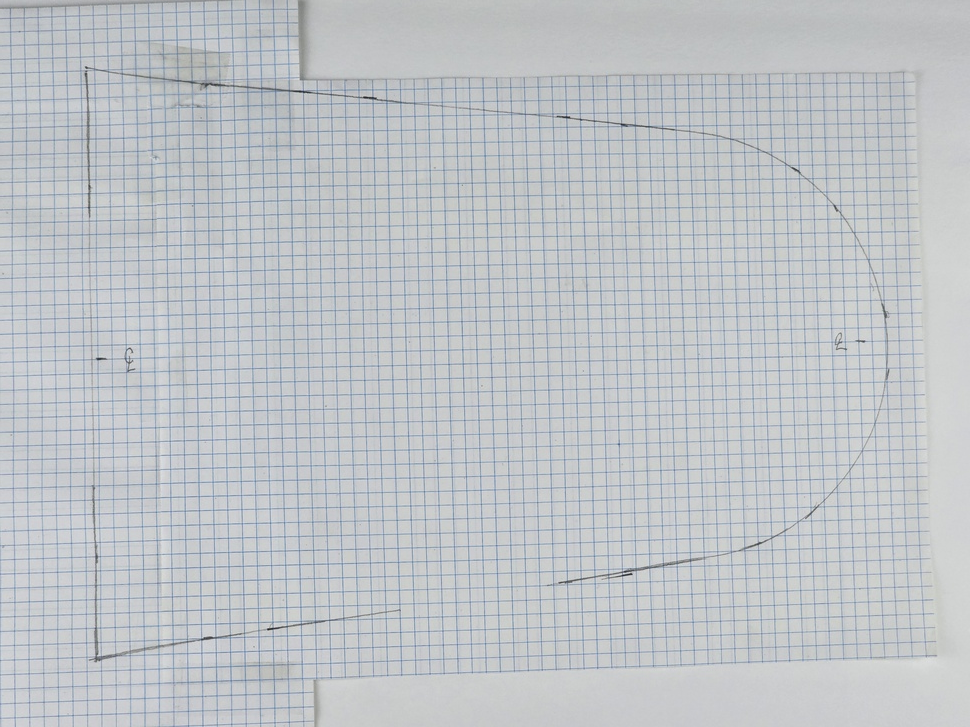
#> input picture 4th Analysis/20260917_175649.jpg, 970 x 727 px, shrunk from 4000 x 3000 before the run, given in place of 20260917_175649.png, which was not available
$ python generate_intersections.py
#> lines starting #> are read from the running program, lines starting #| are printed output that depends on the picture; after the words box and inside, x2 and y2 are one past the last pixel; in counts of white or black regions, pixels touching at a corner belong together; pictures that were not available may be replaced by others from this repository, and a replacement may not be noted
"""
End-to-end pipeline: detect the graph-paper grid lines in the unmasked photo,
extract the traced pencil path from the masked photo, and compute the
grid-unit coordinates of every point where the path crosses a grid line.

Usage:
    .venv\\Scripts\\python.exe generate_intersections.py

Outputs:
    intersections.csv           - one row per detected crossing: x,y (grid units)
    debug_crossings_overlay.png - the unmasked photo with detected crossings marked,
                                   for visual verification.

Method summary
--------------
1. Grid calibration (from the unmasked PNG):
   - Grid lines are light-blue; a "blueness" channel (B-R) isolates them from the
     gray pencil path.
   - A white top-hat removes the thicker pencil path, leaving only the thin grid
     mesh.
   - The image is divided into bands (horizontal bands for vertical lines,
     vertical bands for horizontal lines). In each band, a 1-D peak search finds
     the pixel position of every grid line crossing that band.
   - Each physical grid line is tracked band-to-band (nearest-neighbour match) to
     assign it a single, consistent integer index, and a piecewise-linear
     lookup table is built giving that line's pixel position as a function of
     position along the band direction. This tolerates the camera's rotation and
     mild perspective distortion without assuming a single global transform.
2. Path extraction (from the masked PNG):
   - A black top-hat highlights the pencil stroke's local contrast against the
     paper regardless of absolute brightness, and blue grid-line pixels are
     excluded.
   - Small grid-crossing gaps are closed, the result is skeletonized to a 1px
     wide curve, and each connected fragment is ordered into a polyline by
     nearest-neighbour chaining. Small stray marks (bounding box smaller than
     one grid cell) are discarded.
3. Every ordered polyline is mapped through the grid calibration to continuous
   (column, row) grid coordinates, and each point where a coordinate crosses an
   integer value is recorded as an intersection: the crossed coordinate is
   exact (integer), the other is linearly interpolated between the two nearest
   path samples.
"""
import csv
import pickle
from pathlib import Path

import cv2
import numpy as np
from scipy.signal import find_peaks
from scipy.spatial import cKDTree
from skimage.morphology import skeletonize

BASE = Path(__file__).resolve().parent
PNG_PATH = BASE / "20260917_175649.png"
MASKED_PATH = BASE / "20260917_175649_masked.png"
OUT_CSV = BASE / "intersections.csv"
OUT_OVERLAY = BASE / "debug_crossings_overlay.png"

BAND = 100          # px, size of each calibration band
MIN_DIST = 35        # px, minimum spacing between detected grid-line peaks
TOL = 25.0            # px, band-to-band line-tracking match tolerance
MIN_COMPONENT_PX = 30  # minimum skeleton fragment size to consider
MIN_COMPONENT_SPAN = 55  # px, minimum bounding-box span to avoid stray tick marks


# ---------------------------------------------------------------------------
# 1. Grid calibration
# ---------------------------------------------------------------------------
def detect_peaks_in_bands(mask, axis):
    H, W = mask.shape
    bands = []
    if axis == 1:  # horizontal bands -> vertical line x positions
        n = H // BAND
        for k in range(n):
            y0, y1 = k * BAND, min((k + 1) * BAND, H)
            prof = mask[y0:y1, :].sum(axis=0)
            peaks, _ = find_peaks(prof, distance=MIN_DIST, height=BAND * 0.15)
            refined = []
            for p in peaks:
                lo, hi = max(0, p - 4), min(W, p + 5)
                w = prof[lo:hi]
                cx = (np.arange(lo, hi) * w).sum() / w.sum() if w.sum() > 0 else p
                refined.append(cx)
            bands.append(((y0 + y1) / 2, np.array(sorted(refined))))
    else:  # vertical bands -> horizontal line y positions
        n = W // BAND
        for k in range(n):
            x0, x1 = k * BAND, min((k + 1) * BAND, W)
            prof = mask[:, x0:x1].sum(axis=1)
            peaks, _ = find_peaks(prof, distance=MIN_DIST, height=BAND * 0.15)
            refined = []
            for p in peaks:
                lo, hi = max(0, p - 4), min(H, p + 5)
                w = prof[lo:hi]
                cy = (np.arange(lo, hi) * w).sum() / w.sum() if w.sum() > 0 else p
                refined.append(cy)
            bands.append(((x0 + x1) / 2, np.array(sorted(refined))))
    return bands


def track_indices(bands):
    result = []
    prev_positions = None
    prev_indices = None
    for center, positions in bands:
        positions = np.asarray(positions)
        if prev_positions is None or len(prev_positions) == 0:
            idxs = list(range(len(positions)))
        else:
            idxs = [None] * len(positions)
            used_prev = set()
            for i, x in enumerate(positions):
                diffs = np.abs(prev_positions - x)
                j = int(np.argmin(diffs))
                if diffs[j] < TOL and j not in used_prev:
                    idxs[i] = prev_indices[j]
                    used_prev.add(j)
            known = [(i, idxs[i]) for i in range(len(idxs)) if idxs[i] is not None]
            if known:
                i0, k0 = known[0]
                for i in range(len(idxs)):
                    if idxs[i] is None:
                        idxs[i] = k0 + (i - i0)
            else:
                idxs = list(range(len(positions)))
        result.append((center, positions, np.array(idxs)))
        prev_positions = positions
        prev_indices = idxs
    return result


def build_lut(tracked):
    lut = {}
    for center, vals, idxs in tracked:
        for v, idx in zip(vals, idxs):
            lut.setdefault(int(idx), []).append((center, v))
    for idx in lut:
        pts = sorted(lut[idx])
        lut[idx] = (np.array([p[0] for p in pts]), np.array([p[1] for p in pts]))
    return lut


def calibrate_grid(png):
    b = png[..., 0].astype(np.int16)
    r = png[..., 2].astype(np.int16)
    blueness = np.clip(b - r, 0, 255).astype(np.uint8)

    th_kernel = cv2.getStructuringElement(cv2.MORPH_ELLIPSE, (9, 9))
    opened = cv2.morphologyEx(blueness, cv2.MORPH_OPEN, th_kernel)
    tophat = cv2.subtract(blueness, opened)
    grid_mask = (tophat > 6).astype(np.float32)

    v_bands = detect_peaks_in_bands(grid_mask, axis=1)
    h_bands = detect_peaks_in_bands(grid_mask, axis=0)
    v_tracked = track_indices(v_bands)
    h_tracked = track_indices(h_bands)
    v_lut = build_lut(v_tracked)  # vertical line idx -> (y_centers, x_positions)
    h_lut = build_lut(h_tracked)  # horizontal line idx -> (x_centers, y_positions)
    return v_lut, h_lut


def to_grid(px, py, v_lut, h_lut):
    """Map a pixel coordinate to continuous (col, row) grid-unit coordinates."""
    xs = []
    for idx, (centers, vals) in v_lut.items():
        if len(centers) == 0 or py < centers.min() - 150 or py > centers.max() + 150:
            continue
        xs.append((idx, np.interp(py, centers, vals)))
    xs.sort(key=lambda t: t[1])
    frac_col = _bracket(px, xs)

    ys = []
    for idx, (centers, vals) in h_lut.items():
        if len(centers) == 0 or px < centers.min() - 150 or px > centers.max() + 150:
            continue
        ys.append((idx, np.interp(px, centers, vals)))
    ys.sort(key=lambda t: t[1])
    frac_row = _bracket(py, ys)
    return frac_col, frac_row


def _bracket(value, indexed_positions):
    """Given [(index, position), ...] sorted by position, return the fractional
    index corresponding to `value` via linear interpolation/extrapolation."""
    pts = indexed_positions
    if len(pts) < 2:
        return None
    for k in range(len(pts) - 1):
        i0, x0 = pts[k]
        i1, x1 = pts[k + 1]
        if x0 <= value <= x1 and x1 > x0:
            return i0 + (value - x0) / (x1 - x0)
    if value < pts[0][1]:
        i0, x0 = pts[0]
        i1, x1 = pts[1]
    else:
        i0, x0 = pts[-2]
        i1, x1 = pts[-1]
    return i0 + (value - x0) / (x1 - x0)


# ---------------------------------------------------------------------------
# 2. Path extraction
# ---------------------------------------------------------------------------
def extract_path_mask(masked):
    b = masked[..., 0].astype(np.int16)
    g = masked[..., 1].astype(np.int16)
    r = masked[..., 2].astype(np.int16)
    blueness = b - r
    gray_u8 = np.clip((b.astype(np.float32) + g + r) / 3, 0, 255).astype(np.uint8)

    bth_kernel = cv2.getStructuringElement(cv2.MORPH_ELLIPSE, (21, 21))
    closed_gray = cv2.morphologyEx(gray_u8, cv2.MORPH_CLOSE, bth_kernel)
    black_tophat = cv2.subtract(closed_gray, gray_u8)

    not_blue = blueness < 12
    dark_contrast = black_tophat > 15
    path_mask = (dark_contrast & not_blue).astype(np.uint8) * 255

    kernel = cv2.getStructuringElement(cv2.MORPH_ELLIPSE, (3, 3))
    path_mask = cv2.morphologyEx(path_mask, cv2.MORPH_OPEN, kernel)
    close_kernel = cv2.getStructuringElement(cv2.MORPH_ELLIPSE, (21, 21))
    path_mask = cv2.morphologyEx(path_mask, cv2.MORPH_CLOSE, close_kernel)
    return path_mask


def order_component(coords):
    """coords: (N,2) array of (y,x). Order into a polyline via nearest-neighbour chaining."""
    n_pts = len(coords)
    if n_pts <= 2:
        return coords
    tree = cKDTree(coords)
    neighbour_counts = tree.query_ball_point(coords, r=1.5, return_length=True)
    start = int(np.argmin(neighbour_counts))
    visited = np.zeros(n_pts, dtype=bool)
    order = [start]
    visited[start] = True
    current = start
    for _ in range(n_pts - 1):
        dists, idxs = tree.query(coords[current], k=min(9, n_pts))
        idxs = np.atleast_1d(idxs)
        nxt = None
        for i in idxs:
            if i != current and not visited[i]:
                nxt = i
                break
        if nxt is None:
            remaining = np.where(~visited)[0]
            if len(remaining) == 0:
                break
            rdists = np.linalg.norm(coords[remaining] - coords[current], axis=1)
            nxt = remaining[np.argmin(rdists)]
        order.append(nxt)
        visited[nxt] = True
        current = nxt
    return coords[order]


# ---------------------------------------------------------------------------
# 3. Crossing detection
# ---------------------------------------------------------------------------
def find_crossings(path_mask, v_lut, h_lut):
    skel = skeletonize(path_mask > 0)
    skel_u8 = skel.astype(np.uint8) * 255
    n, labels = cv2.connectedComponents(skel_u8, connectivity=8)

    crossings = []  # (col, row, px, py)
    for comp_id in range(1, n):
        ys, xs_ = np.where(labels == comp_id)
        if len(ys) < MIN_COMPONENT_PX:
            continue
        if max(xs_.max() - xs_.min(), ys.max() - ys.min()) < MIN_COMPONENT_SPAN:
            continue  # stray tick-mark / annotation remnant, not the traced path

        coords = np.stack([ys, xs_], axis=1).astype(np.float64)
        ordered = order_component(coords)

        grid_pts = []
        for y, x in ordered:
            fc, fr = to_grid(x, y, v_lut, h_lut)
            grid_pts.append((fc, fr, x, y))

        for k in range(len(grid_pts) - 1):
            fc0, fr0, px0, py0 = grid_pts[k]
            fc1, fr1, px1, py1 = grid_pts[k + 1]
            if None in (fc0, fc1, fr0, fr1):
                continue

            lo_col, hi_col = sorted((fc0, fc1))
            if fc1 != fc0:
                for i in range(int(np.floor(lo_col)) + 1, int(np.ceil(hi_col))):
                    t = (i - fc0) / (fc1 - fc0)
                    if 0 <= t <= 1:
                        row_i = fr0 + t * (fr1 - fr0)
                        crossings.append((float(i), float(row_i),
                                           px0 + t * (px1 - px0), py0 + t * (py1 - py0)))

            lo_row, hi_row = sorted((fr0, fr1))
            if fr1 != fr0:
                for j in range(int(np.floor(lo_row)) + 1, int(np.ceil(hi_row))):
                    t = (j - fr0) / (fr1 - fr0)
                    if 0 <= t <= 1:
                        col_i = fc0 + t * (fc1 - fc0)
                        crossings.append((float(col_i), float(j),
                                           px0 + t * (px1 - px0), py0 + t * (py1 - py0)))

    # de-duplicate near-identical crossings (within 0.05 grid units)
    dedup = []
    for c in crossings:
        if not any(abs(c[0] - d[0]) < 0.05 and abs(c[1] - d[1]) < 0.05 for d in dedup):
            dedup.append(c)
    return dedup


# ---------------------------------------------------------------------------
def main():
    png = cv2.imread(str(PNG_PATH), cv2.IMREAD_COLOR)
#> png is the input picture: shape (727, 970, 3); mean B, G, R 199.6, 195.5, 191.3
    masked = cv2.imread(str(MASKED_PATH), cv2.IMREAD_COLOR)
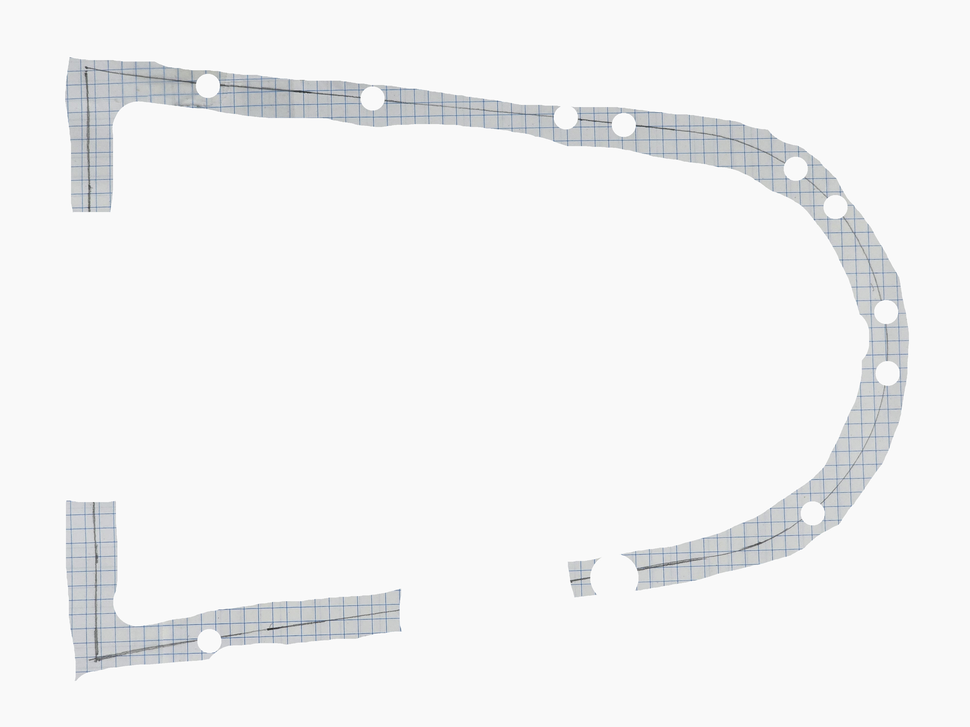
#> input picture 4th Analysis/20260917_175649_masked.png, 970 x 727 px, shrunk from 4000 x 3000 before the run
#> masked is the input picture: shape (727, 970, 3); mean B, G, R 243.4, 242.9, 242.4

    print("Calibrating grid from", PNG_PATH.name, "...")
    v_lut, h_lut = calibrate_grid(png)
#> in calibrate_grid, `grid_mask = (tophat > 6).astype(np.float32)`:
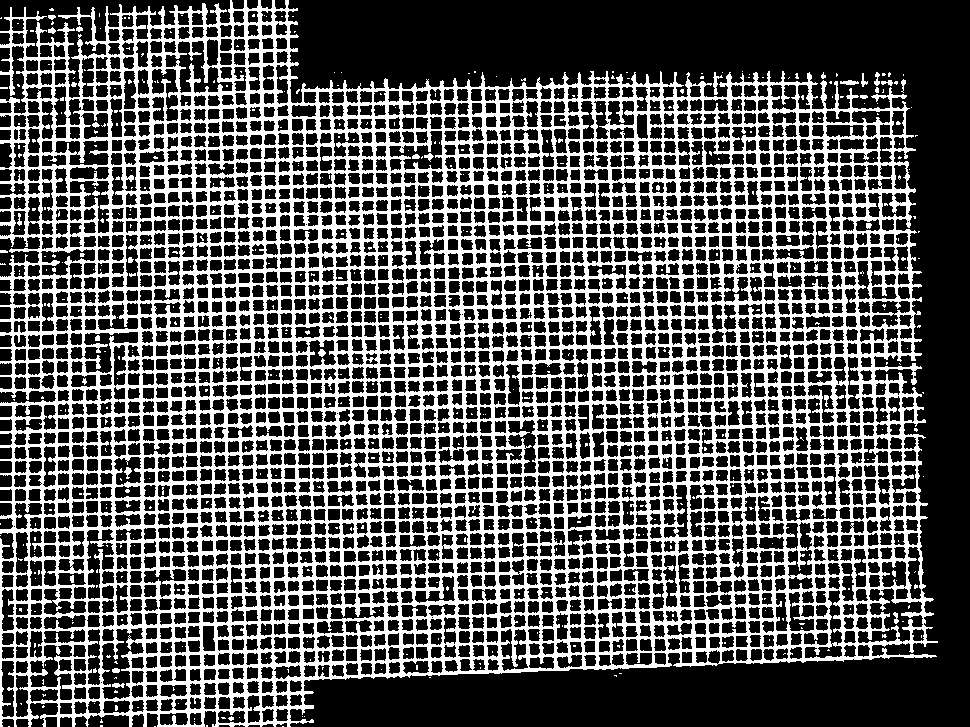
#> grid_mask: shape (727, 970) float32; values 0 (black) and 1 (white), 33.7% white; 647 white regions (613 under 20 px), largest, box (x1, y1, x2, y2) and area: (0, 0, 938, 727) 234220, (713, 72, 723, 95) 84, (840, 80, 859, 85) 67
#> after the loop in detect_peaks_in_bands, `for k in range(n):`: bands = 7 items
#> the loop in detect_peaks_in_bands (call 2), `for k in range(n):` made 9 passes
#> peaks on passes 4, 7: [103, 171, 213, 254, 296, 338, 394, 451, 507, 549, 619, 662], [85, 139, 207, 275, 318, 359, 401, 442, 498, 540, 609, 665]
#> in calibrate_grid, `h_bands = detect_peaks_in_bands(grid_mask, axis=0)`: h_bands = 9 items
#> the loop in track_indices, `for center, positions in bands:` made 7 passes
#> (center, i0, k0) on passes 2 to 7: (150, 0, 0), (250, 0, 0), (350, 0, 1), (450, 0, 1), (550, 0, 2), (650, 1, 2)
#> after the loop in track_indices, `for center, positions in bands:`: result = 7 items
#> the loop in track_indices (call 2), `for center, positions in bands:` made 9 passes
#> (center, i0, k0, prev_indices) on passes 2 to 7: (150, 1, 0, [-1, 0, 1, 2, 3, 4, 5, 6, 8, 9, 9, 10, 11, 12, 13, 14, 15]), (250, 0, 0, [0, 1, 2, 3, 4, 5, 6, 9, 9, 11, 12, 13, 14, 15]), (350, 0, 1, [1, 3, 4, 4, 5, 6, 9, 9, 11, 10, 13, 14]), (450, 0, 1, [1, 3, 4, 4, 5, 6, 9, 9, 11, 10, 10, 13, 14]), (550, 0, 1, [1, 2, 3, 4, 4, 5, 6, 9, 9, 10, 10, 13, 14]), (650, 0, 1, [1, 2, 4, 4, 5, 6, 9, 9, 9, 10, 13, 14])
#> in calibrate_grid, `h_tracked = track_indices(h_bands)`: h_tracked = 9 items
#> the loop in build_lut, `for center, vals, idxs in tracked:` made 7 passes
#> center on passes 1 to 7: 50, 150, 250, 350, 450, 550, 650
#> after the loop in build_lut, `for center, vals, idxs in tracked:`: lut = 18 items
#> the loop in build_lut, `for idx in lut:` made 18 passes
#> pts on passes 1, 5: [(50, 24.74), (150, 3.19), (250, 2.91)], [(50, 246.2)]
#> the loop in build_lut (call 2), `for center, vals, idxs in tracked:` made 9 passes
#> (center, idxs) on passes 1, 3, 4, 5, 6, 7, 8: (50, [0, 1, 2, 3, 4, 5, 6, 7, 8, 9, 10, 11, 12, 13, 14, 15]), (250, [0, 1, 2, 3, 4, 5, 6, 9, 9, 11, 12, 13, 14, 15]), (350, [1, 3, 4, 4, 5, 6, 9, 9, 11, 10, 13, 14]), (450, [1, 3, 4, 4, 5, 6, 9, 9, 11, 10, 10, 13, 14]), (550, [1, 2, 3, 4, 4, 5, 6, 9, 9, 10, 10, 13, 14]), (650, [1, 2, 4, 4, 5, 6, 9, 9, 9, 10, 13, 14]), (750, [1, 2, 3, 4, 5, 5, 6, 9, 9, 9, 10, 12, 13, 14])
#> the loop in build_lut (call 2), `for idx in lut:` made 17 passes
#> pts on passes 1, 8, 9, 16: [(50, 43.91), (150, 40.44), (250, 36.88)], [(50, 366.8)], [(50, 402.9), (150, 385.4)], [(50, 715.8), (150, 712), (250, 722.7)]
#> in calibrate_grid, `h_lut = build_lut(h_tracked)`: h_lut = 17 items
#> v_lut = 18 items; h_lut = 17 items
    print(f"  {len(v_lut)} vertical lines, {len(h_lut)} horizontal lines detected.")
#|   18 vertical lines, 17 horizontal lines detected.

    print("Extracting path from", MASKED_PATH.name, "...")
    path_mask = extract_path_mask(masked)
#> in extract_path_mask, `blueness = b - r`:
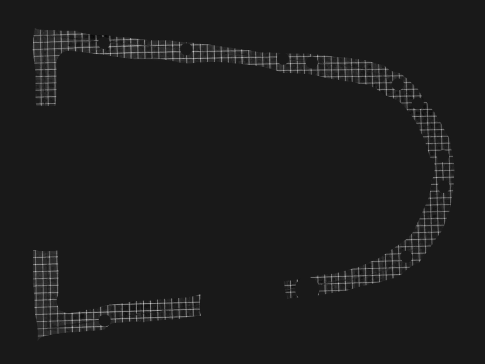
#> blueness: shape (727, 970) int16 (shown at 1/2 size); min -7, max 64, mean 1; drawn with min black and max white

    print("Finding grid-line crossings along the path...")
    crossings = find_crossings(path_mask, v_lut, h_lut)
#> in find_crossings, `skel = skeletonize(path_mask > 0)`:
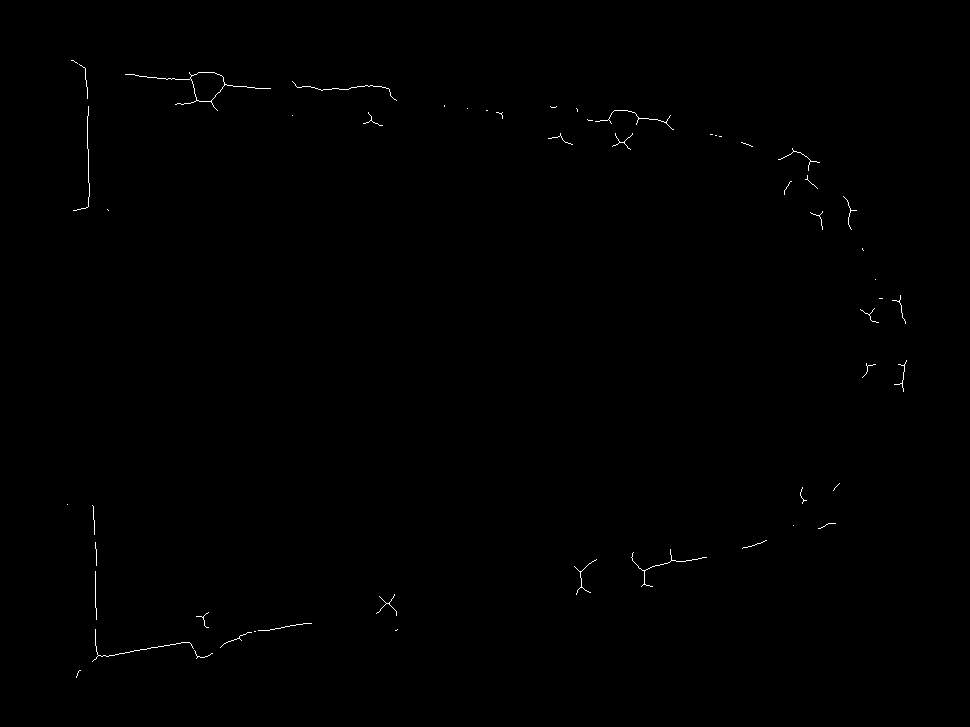
#> skel: shape (727, 970) bool; 0.25% white in thin lines or dots, all inside (x1, y1, x2, y2) = (67, 60, 907, 678)
#> in find_crossings, `n, labels = cv2.connectedComponents(skel_u8, connectivity=8)`: n = 55
#> the loop in find_crossings, `for comp_id in range(1, n):` made 54 passes
#> xs_ on pass 1: [71, 72, 73, 74, 75, 76, 77]
#> the loop in find_crossings, `for c in crossings:` made 27 passes
#> c on passes 1 to 8: (3, 0.643, 194.8, 74), (4, 0.891, 246.2, 86.15), (4, 0.883, 242.9, 86.85), (3.4, 1, 217.1, 92.87), (3, 1.18, 199.1, 101), (2.92, 1, 194.4, 93.42), (2, 0.676, 153.3, 77), (2, 0.911, 149.3, 88.56)
    print(f"  {len(crossings)} intersections found.")
#|   24 intersections found.

    with open(OUT_CSV, "w", newline="") as f:
        w = csv.writer(f)
        w.writerow(["x", "y"])
        for c in sorted(crossings, key=lambda t: (t[0], t[1])):
            w.writerow([round(c[0], 3), round(c[1], 3)])
#> this loop made 24 passes
#> c on passes 1 to 8: (1, 2.2, 88, 149.7), (1, 2.77, 88, 180.8), (1.12, 3, 89, 193.3), (1.35, 2, 87, 138.7), (2, 0.676, 153.3, 77), (2, 0.911, 149.3, 88.56), (2, 13.51, 96, 649.7), (2, 13.61, 117.4, 654.3)
    print("Wrote", OUT_CSV)

    vis = png.copy()
    for c in crossings:
        cv2.circle(vis, (int(round(c[2])), int(round(c[3]))), 6, (0, 0, 255), -1)
#> this loop made 24 passes
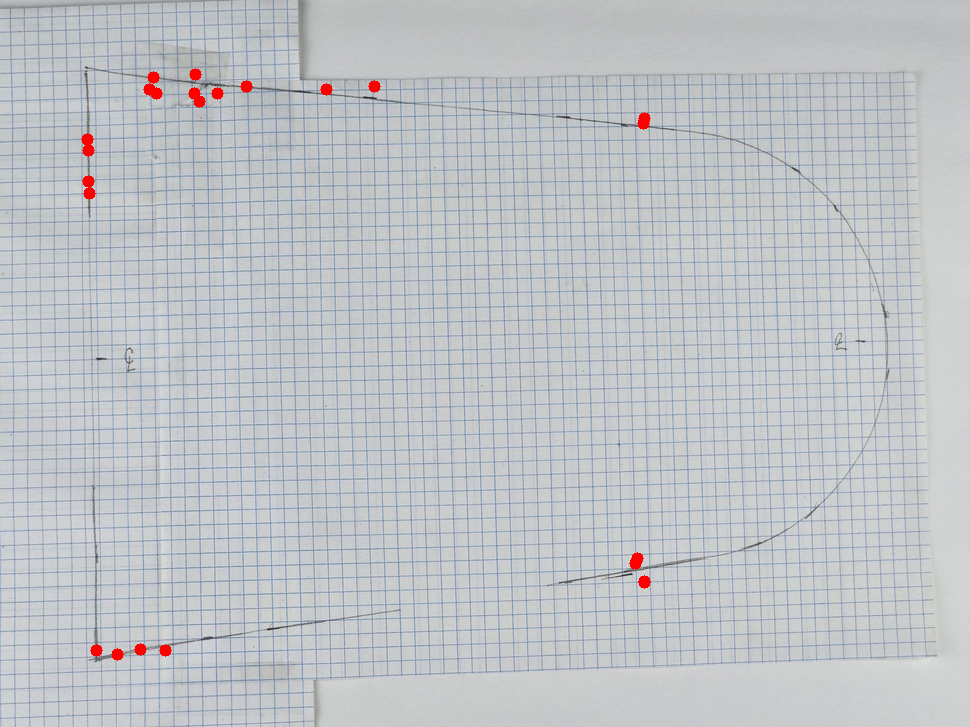
#> vis: shape (727, 970, 3); 0.35% of pixels changed, all inside (x1, y1, x2, y2) = (81, 68, 651, 661)
    cv2.imwrite(str(OUT_OVERLAY), vis)
    print("Wrote", OUT_OVERLAY)


if __name__ == "__main__":
    main()
